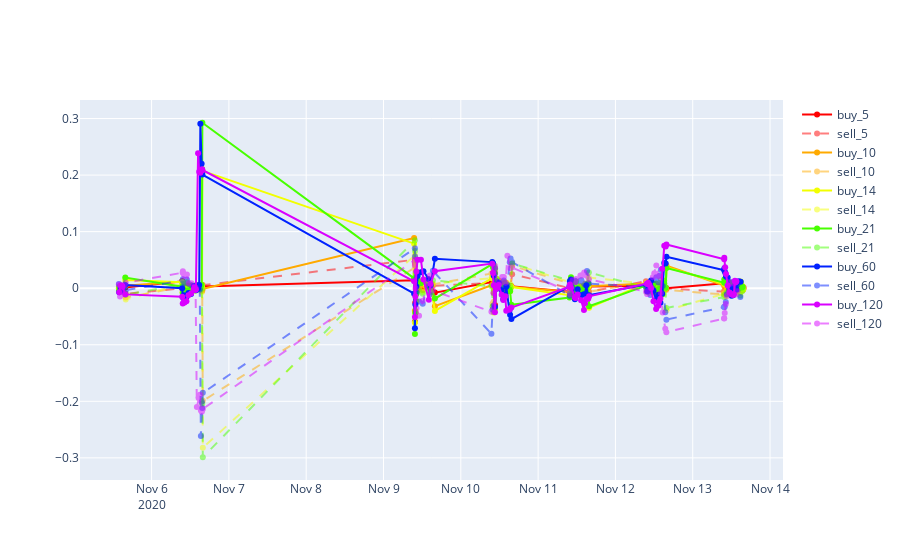

The notebook cell this image was saved under:
### Markdown cell above
# signal's future return

### Code cell
price= price_df['price']
price_buy = price[st_buy_sig[symbol]==True]
price_sell = price[st_sell_sig[symbol]==True]
 
days = [5, 10, 14, 21, 60 , 120]
plot_data=[]
colors = ["#ff0000", "#ffaa00", "#f2ff00", "#48ff00","#0022ff", "#d900ff"]
#return after x days
for i in range(len(days)) :
    day = days[i]
    color = colors[i]
    return_buy=price.shift(-day)/price -1 
    return_buy=return_buy[st_buy_sig[symbol]==True]
    plot_data.append(go.Scatter(mode='lines+markers',x=return_buy.index, y=return_buy, 
                                name='buy_%s'%day, opacity=1,
                             line=dict(color=color)))
    return_sell=((price.shift(-day)/price -1)*-1)[st_sell_sig[symbol]==True]
    plot_data.append(go.Scatter(mode='lines+markers',x=return_sell.index, y=return_sell, 
                                name='sell_%s'%day, opacity=0.5,
                             line=dict(color=color, dash = 'dash')))
    
    print(pd.concat([return_buy, return_sell]).dropna().describe())
    
fig = go.Figure(data=plot_data)
fig.show()
